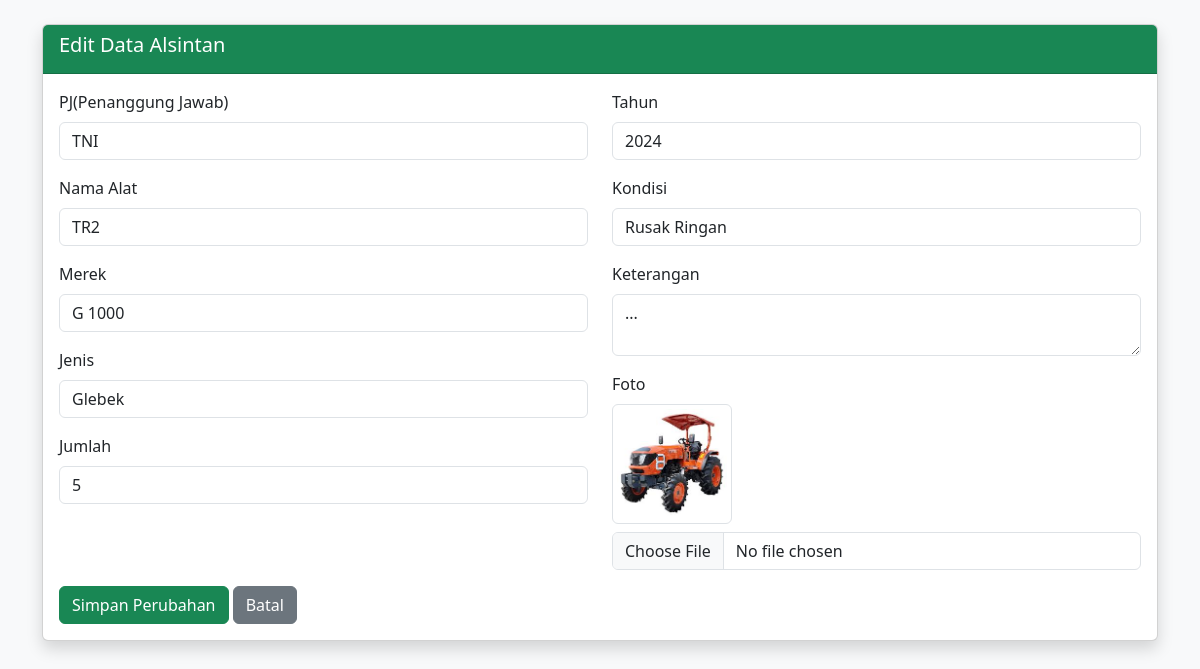
Page /CRUD_alsintan/alsintan_edit.php?id=28 on the committed database.
### tables this page shows
CREATE TABLE `alsintan` (
  `id` int(11) NOT NULL,
  `id_desa` int(11) NOT NULL,
  `id_kelompok` int(11) DEFAULT NULL,
  `id_alat` int(11) DEFAULT NULL,
  `id_merek` int(11) DEFAULT NULL,
  `id_jenis` int(11) DEFAULT NULL,
  `jumlah` int(11) NOT NULL,
  `tahun` int(4) NOT NULL,
  `kondisi` enum('Baik','Rusak Ringan','Rusak Berat') NOT NULL,
  `foto` varchar(255) DEFAULT NULL,
  `keterangan` text DEFAULT NULL
);

CREATE TABLE `kelompok` (
  `id_kelompok` int(11) NOT NULL,
  `nama_kelompok` varchar(100) NOT NULL
);

CREATE TABLE `alat` (
  `id_alat` int(11) NOT NULL,
  `nama_alat` varchar(100) NOT NULL
);

CREATE TABLE `merek` (
  `id_merek` int(11) NOT NULL,
  `nama_merek` varchar(100) NOT NULL
);

CREATE TABLE `jenis` (
  `id_jenis` int(11) NOT NULL,
  `nama_jenis` varchar(100) NOT NULL
);

### CRUD_alsintan/alsintan_edit.php (the view, shortened to what this page needs)
<?php
include "../koneksi/koneksi.php";
$id = $_GET['id'];
$sql = "SELECT * FROM alsintan WHERE id='$id'";
$result = mysqli_query($koneksi, $sql) or die("Query error: " . mysqli_error($koneksi));
$data = mysqli_fetch_assoc($result);
$kelompok_q = mysqli_query($koneksi, "SELECT * FROM kelompok ORDER BY nama_kelompok");
$alat_q     = mysqli_query($koneksi, "SELECT * FROM alat ORDER BY nama_alat");
$merek_q    = mysqli_query($koneksi, "SELECT * FROM merek ORDER BY nama_merek");
$jenis_q    = mysqli_query($koneksi, "SELECT * FROM jenis ORDER BY nama_jenis");
?>
<!DOCTYPE html>
<html lang="id">
<head>
    <link href="https://cdn.jsdelivr.net/npm/bootstrap@5.3.3/dist/css/bootstrap.min.css" rel="stylesheet">
</head>
<body class="bg-light">
<div class="container mt-4">
    <div class="card shadow">
        <div class="card-header bg-success text-white">
            <h5>Edit Data Alsintan</h5>
        </div>
        <div class="card-body">
            <form method="post" enctype="multipart/form-data">
                <div class="row">
                    <div class="col-md-6">
                        <div class="mb-3">
                            <label class="form-label">PJ(Penanggung Jawab)</label>
                            <select name="id_kelompok" class="form-control" required>
                                <?php while ($row = mysqli_fetch_assoc($kelompok_q)) { ?>
                                    <option value="<?= $row['id_kelompok']; ?>"
                                        <?= ($data['id_kelompok'] == $row['id_kelompok']) ? 'selected' : ''; ?>>
                                        <?= $row['nama_kelompok']; ?>
                                    </option>
                                <?php } ?>
                            </select>
                        </div>
                        <div class="mb-3">
                            <label class="form-label">Nama Alat</label>
                            <select name="id_alat" class="form-control" required>
                                <?php while ($row = mysqli_fetch_assoc($alat_q)) { ?>
                                    <option value="<?= $row['id_alat']; ?>"
                                        <?= ($data['id_alat'] == $row['id_alat']) ? 'selected' : ''; ?>>
                                        <?= $row['nama_alat']; ?>
                                    </option>
                                <?php } ?>
                            </select>
                        </div>
                        <div class="mb-3">
                            <label class="form-label">Merek</label>
                            <select name="id_merek" class="form-control">
                                <?php while ($row = mysqli_fetch_assoc($merek_q)) { ?>
                                    <option value="<?= $row['id_merek']; ?>"
                                        <?= ($data['id_merek'] == $row['id_merek']) ? 'selected' : ''; ?>>
                                        <?= $row['nama_merek']; ?>
                                    </option>
                                <?php } ?>
                            </select>
                        </div>
                        <div class="mb-3">
                            <label class="form-label">Jenis</label>
                            <select name="id_jenis" class="form-control">
                                <?php while ($row = mysqli_fetch_assoc($jenis_q)) { ?>
                                    <option value="<?= $row['id_jenis']; ?>"
                                        <?= ($data['id_jenis'] == $row['id_jenis']) ? 'selected' : ''; ?>>
                                        <?= $row['nama_jenis']; ?>
                                    </option>
                                <?php } ?>
                            </select>
                        </div>
                        <div class="mb-3">
                            <label class="form-label">Jumlah</label>
                            <input type="number" name="jumlah" value="<?= $data['jumlah']; ?>" class="form-control" required>
                        </div>
                    </div>
                    <div class="col-md-6">
                        <div class="mb-3">
                            <label class="form-label">Tahun</label>
                            <input type="number" name="tahun" value="<?= $data['tahun']; ?>" class="form-control" required>
                        </div>
                        <div class="mb-3">
                            <label class="form-label">Kondisi</label>
                            <select name="kondisi" class="form-control" required>
                                <option value="Rusak Ringan" <?= ($data['kondisi'] == 'Rusak Ringan') ? 'selected' : ''; ?>>Rusak Ringan</option>
                            </select>
                        </div>
                        <div class="mb-3">
                            <label class="form-label">Keterangan</label>
                            <textarea name="keterangan" class="form-control"><?= $data['keterangan']; ?></textarea>
                        </div>
                        <div class="mb-3">
                            <label class="form-label">Foto</label><br>
                            <?php if (!empty($data['foto'])): ?>
                                <img src="../uploads/<?= $data['foto']; ?>" alt="Foto" class="img-thumbnail mb-2" width="120">
                            <?php endif; ?>
                            <input type="file" name="foto" class="form-control">
                        </div>
                    </div>
                </div>
                <button type="submit" name="update" class="btn btn-success">Simpan Perubahan</button>
                <a href="dashboard.php" class="btn btn-secondary">Batal</a>
            </form>
        </div>
    </div>
</div>
</body>
</html>

### rows in the picture
alsintan: id_kelompok "TNI", id_alat "TR2", id_merek "G 1000", id_jenis "Glebek", jumlah "5", tahun "2024", kondisi "Rusak Ringan", keterangan "...", foto (picture)
